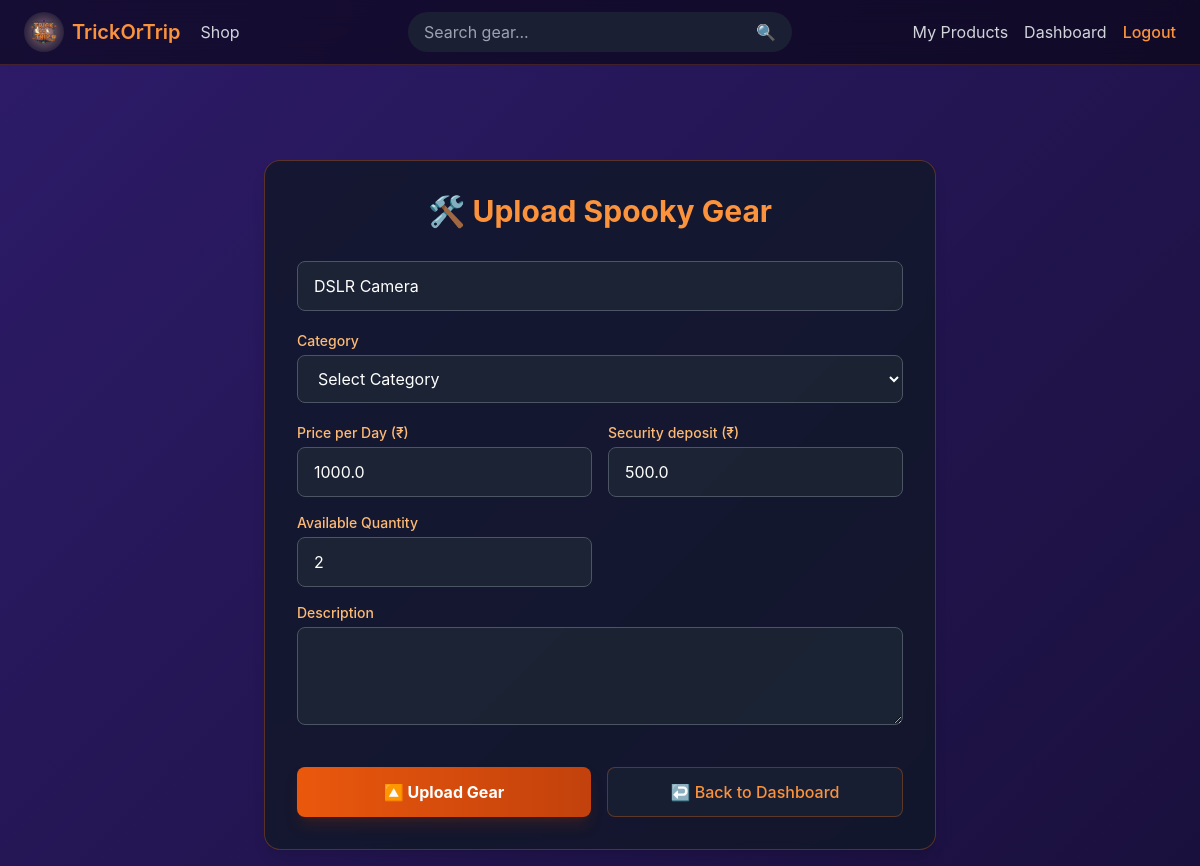
The app's page /edit_products/5 (signed in) with its own data.
### tables this page shows
CREATE TABLE gear_items (
        gear_id INTEGER PRIMARY KEY AUTOINCREMENT,
        seller_id INTEGER,
        gear_name TEXT,
        category TEXT,
        price_per_day REAL,
        security_deposit REAL,
        quantity INTEGER,
        description TEXT,
        image_path TEXT,
        is_available INTEGER DEFAULT 1, seller_name TEXT,
        FOREIGN KEY (seller_id) REFERENCES seller(seller_id)
    );

### app.py (the view, shortened to what this page needs)
@app.route('/edit_products/<int:pid>', methods=['GET', 'POST'])
def edit_product(pid):
    if 'user' not in session or session['user']['role'] != 'seller':
        flash("Unauthorized access.", "error")
        return redirect(url_for('login'))
    product = db.get_gear_by_ids(DB_NAME, [pid])
    default = db.get_gear_by_ids(DB_NAME, [pid])[0]
    print(default)
    return render_template('edit_product.html', product=product, default=default)

### db.py (called while the page is built)
def get_gear_by_ids(db_name, ids):
    if not ids:
        return []
    conn = sqlite3.connect(db_name)
    c = conn.cursor()
    placeholders = ','.join('?' * len(ids))
    c.execute(f"SELECT * FROM gear_items WHERE gear_id IN ({placeholders})", ids)
    rows = c.fetchall()
    conn.close()
    return rows

### templates/edit_product.html (shortened to what this page needs)
{% extends "base.html" %}
{% block content %}
<div class="max-w-2xl mx-auto mt-16 p-8 bg-gray-900/80 backdrop-blur-sm rounded-2xl border border-orange-500/30 shadow-lg">
    <h2 class="text-3xl font-bold mb-8 text-center text-orange-400 font-creepster">🛠️ Upload Spooky Gear</h2>
    <form method="POST" class="flex flex-col gap-5">
        <div>
            <input name="gear_name" placeholder="Gear Name" value="{{ default[2]}}"
                   class="w-full px-4 py-3 bg-gray-800/70 border border-gray-600 rounded-lg text-white
                          focus:outline-none focus:ring-2 focus:ring-orange-500 focus:border-transparent
                          placeholder-gray-400 transition duration-200">
        </div>
        <div>
            <label class="block text-sm font-medium text-orange-300 mb-1">Category</label>
            <select name="category"
                    class="w-full px-4 py-3 bg-gray-800/70 border border-gray-600 rounded-lg text-white
                           focus:outline-none focus:ring-2 focus:ring-orange-500 focus:border-transparent" value="{{ default[3] }}">
                <option value="">Select Category</option>
            </select>
        </div>
        <div class="grid grid-cols-1 md:grid-cols-2 gap-4">
            <div>
                <label class="block text-sm font-medium text-orange-300 mb-1">Price per Day (₹)</label>
                <input name="price_per_day" type="number" step="0.01" value="{{ default[4] }}"
                       class="w-full px-4 py-3 bg-gray-800/70 border border-gray-600 rounded-lg text-white
                              focus:outline-none focus:ring-2 focus:ring-orange-500 focus:border-transparent">
            </div>
            <div>
                <label class="block text-sm font-medium text-orange-300 mb-1">Security deposit (₹)</label>
                <input name="security_deposit" type="number" step="0.01" value="{{ default[5] }}"
                       class="w-full px-4 py-3 bg-gray-800/70 border border-gray-600 rounded-lg text-white
                              focus:outline-none focus:ring-2 focus:ring-orange-500 focus:border-transparent">
            </div>
            <div>
                <label class="block text-sm font-medium text-orange-300 mb-1">Available Quantity</label>
                <input name="quantity" type="number" value="{{ default[6] }}"
                       class="w-full px-4 py-3 bg-gray-800/70 border border-gray-600 rounded-lg text-white
                              focus:outline-none focus:ring-2 focus:ring-orange-500 focus:border-transparent">
            </div>
            <div class="md:col-span-2">
                <label class="block text-sm font-medium text-orange-300 mb-1">Description</label>
                <textarea name="description" rows="3" value="{{ default[7] }}"
                          class="w-full px-4 py-3 bg-gray-800/70 border border-gray-600 rounded-lg text-white
                                 focus:outline-none focus:ring-2 focus:ring-orange-500 focus:border-transparent"></textarea>
            </div>
        </div>
        <div class="mt-4 flex flex-col sm:flex-row gap-4">
            <button type="submit"
                    class="flex-1 bg-gradient-to-r from-orange-600 to-orange-700 text-white font-bold py-3 px-6 rounded-lg
                           hover:from-orange-500 hover:to-orange-600 transition duration-200 transform hover:scale-[1.02]
                           shadow-lg shadow-orange-900/30 flex items-center justify-center gap-2">
                <span>🔼 Upload Gear</span>
            </button>
            <a href="/dashboard"
               class="flex-1 bg-gray-800/50 text-orange-400 font-medium py-3 px-6 rounded-lg border border-orange-500/30
                      hover:bg-gray-700/50 transition duration-200 text-center">
                ↩️ Back to Dashboard
            </a>
        </div>
    </form>
</div>
{% endblock %}

### static/css/style.css (style rules this page uses)
body { background: linear-gradient(135deg, #2d1b69 0%, #1a103d 100%); min-height: 100vh; color: #f0e6d2; margin: 0; padding: 0; font-family: -apple-system, BlinkMacSystemFont, 'Segoe UI', Roboto, 'Helvetica Neue', Arial, sans-serif; scrollbar-width: thin; scrollbar-color: #ff9a3c #2d1b69; }
* { scrollbar-width: thin; scrollbar-color: #ff9a3c #2d1b69; }

### records on screen
gear_items: gear_name "DSLR Camera", price_per_day "1000.0", security_deposit "500.0", quantity "2"
